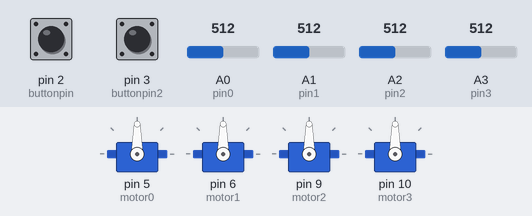
A sketch run on a simulated Arduino Uno, built with avr-gcc and run on an emulated ATmega328P. Shown: 4 × servo. Inputs (shaded band) come from the test bench; at power-on: pin 3 (buttonpin2) LOW, pin 2 (buttonpin) LOW, A0 (pin0) = 512, A1 (pin1) = 512, A2 (pin2) = 512, A3 (pin3) = 512. What the sketch prints to the serial monitor is not drawn.

Above: at 1.2 s.
1.3 s: pin 3 (buttonpin2) pulled HIGH for 0.15 s
At 1.46 s:
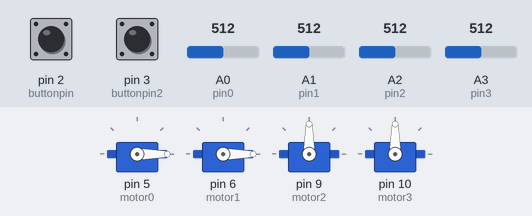
At 2.5 s:
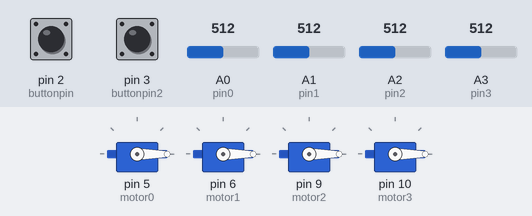
Timing chart, 0 to 4.3 s (numbered marks = the images above; inputs shaded):
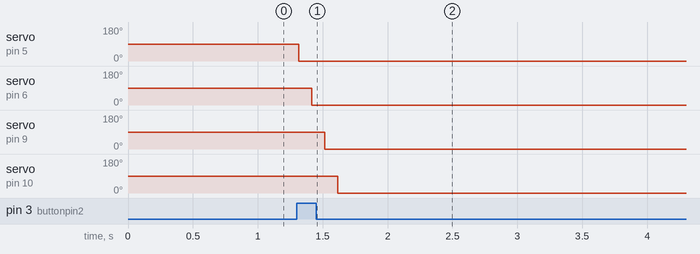

The sketch:

main.ino
```cpp
#include <Servo.h>

Servo motor0;
Servo motor1;
Servo motor2;
Servo motor3;

int pos1 = 0;
int pos2 = 0;
int pos3 = 0;
int pos4 = 0;

int control = 0;

int buttonstate = 0;
int secondbutstate = 0;

int pin0 = A0;
int pin1 = A1;
int pin2 = A2;
int pin3 = A3;

int buttonpin = 2;
int buttonpin2 = 3;

int data0[] = {0,0,0,0};
int data1[] = {0,0,0,0};
int data2[] = {0,0,0,0};
int data3[] = {0,0,0,0};

int position1 = 0;
int position2 = 0;
int position3 = 0;
int position4 = 0;

void setup() {
pinMode(pin0, INPUT);
pinMode(pin1, INPUT);
pinMode(pin2, INPUT);
pinMode(pin3, INPUT);
pinMode(buttonpin, INPUT);
pinMode(buttonpin2, INPUT);
motor0.attach(5);
motor1.attach(6);
motor2.attach(9);
motor3.attach(10);
Serial.begin(9600);
}

void loop() {
pos1 = analogRead(pin0);
pos2 = analogRead(pin1);
pos3 = analogRead(pin2);
pos4 = analogRead(pin3);
position1 = map(pos1,0,1023,0,180);
position2 = map(pos2,0,1023,0,180);
position3 = map(pos3,0,1023,0,180);
position4 = map(pos4,0,1023,0,180);

motor0.write(position1);
motor1.write(position2);
motor2.write(position3);
motor3.write(position4);

buttonstate = digitalRead(buttonpin);
secondbutstate = digitalRead(buttonpin2);

  if(buttonstate == 1){
    control += 1;
  }
  switch(control){
    case 1:
    	data0[0] = position1;
    	data0[1] = position2;
    	data0[2] = position3;
    	data0[3] = position4;
    	break;
    case 2:
    	data1[0] = position1;
    	data1[1] = position2;
    	data1[2] = position3;
    	data1[3] = position4;
    	break;
    case 3:
    	data2[0] = position1;
    	data2[1] = position2;
    	data2[2] = position3;
    	data2[3] = position4;
    	break;
    case 4:
    	data3[0] = position1;
    	data3[1] = position2;
    	data3[2] = position3;
    	data3[3] = position4;
    	break;

  }
 if(secondbutstate == 1){
  while(true){
    motor0.write(data0[0]);
    delay(100);
    motor1.write(data0[1]);
    delay(100);
    motor2.write(data0[2]);
    delay(100);
    motor3.write(data0[3]);
    delay(1000);
    motor0.write(data1[0]);
    delay(100);
    motor1.write(data1[1]);
    delay(100);
    motor2.write(data1[2]);
    delay(100);
    motor3.write(data1[3]);
    delay(1000);
    motor0.write(data2[0]);
    delay(100);
    motor1.write(data2[1]);
    delay(100);
    motor2.write(data2[2]);
    delay(100);
    motor3.write(data2[3]);
  	delay(1000);
    motor0.write(data3[0]);
    delay(100);
    motor1.write(data3[1]);
    delay(100);
    motor2.write(data3[2]);
    delay(100);
    motor3.write(data3[3]);
  	delay(1000);

  }
  }
  Serial.println(buttonstate);
  delay(100);
}
```

Measured:
- after the input at 1.3 s, servo on pin 5 (motor0): 90° → 0° at once; servo on pin 6 (motor1): 90° → 0° after 0.11 s; servo on pin 9 (motor2): 90° → 0° after 0.21 s; servo on pin 10 (motor3): 90° → 0° after 0.31 s
